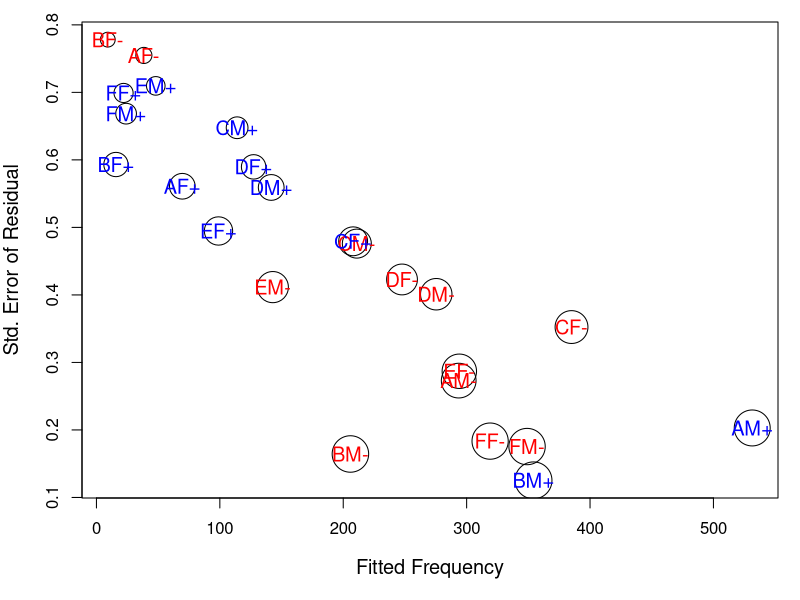
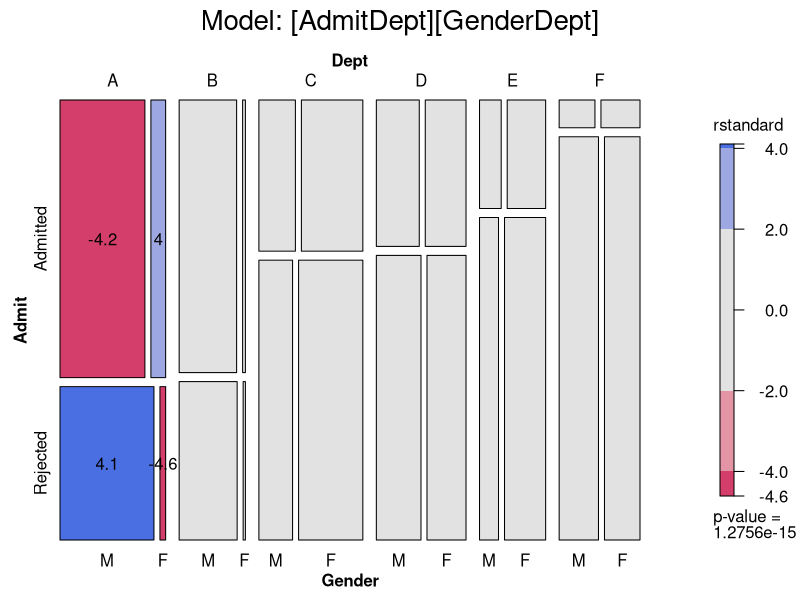
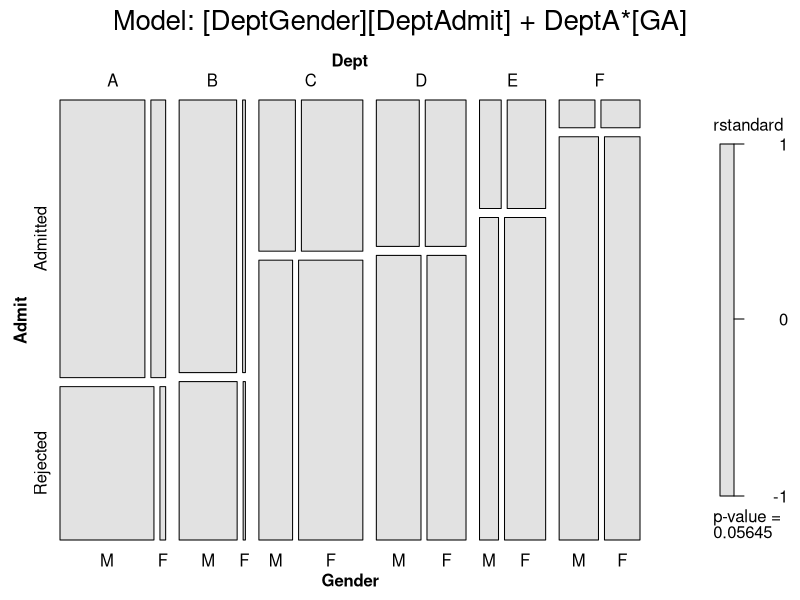
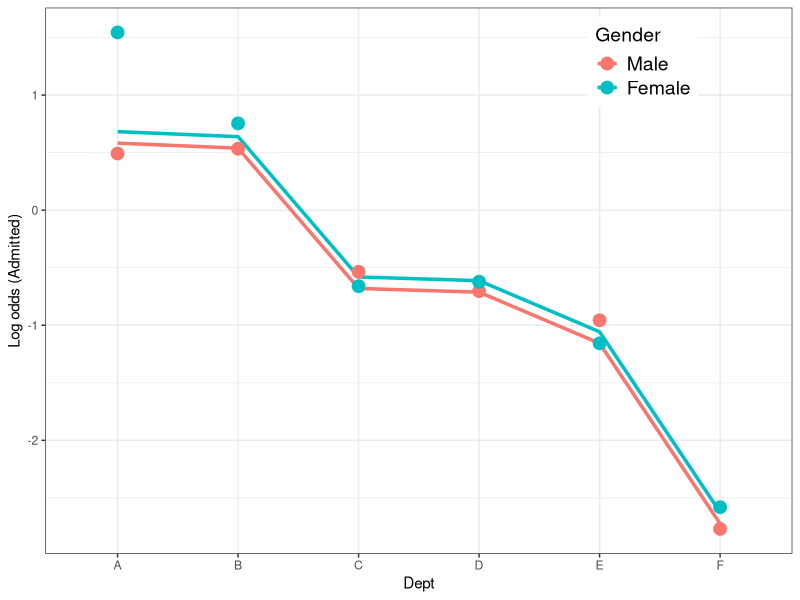
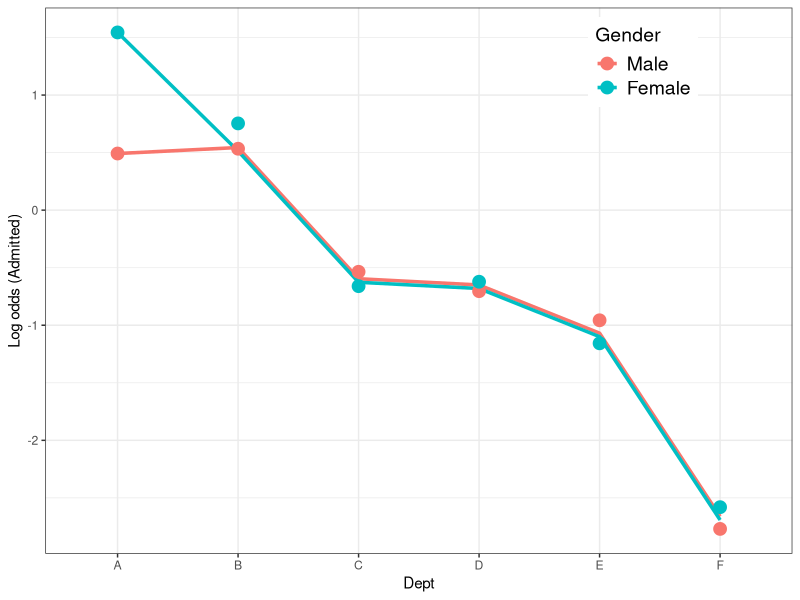
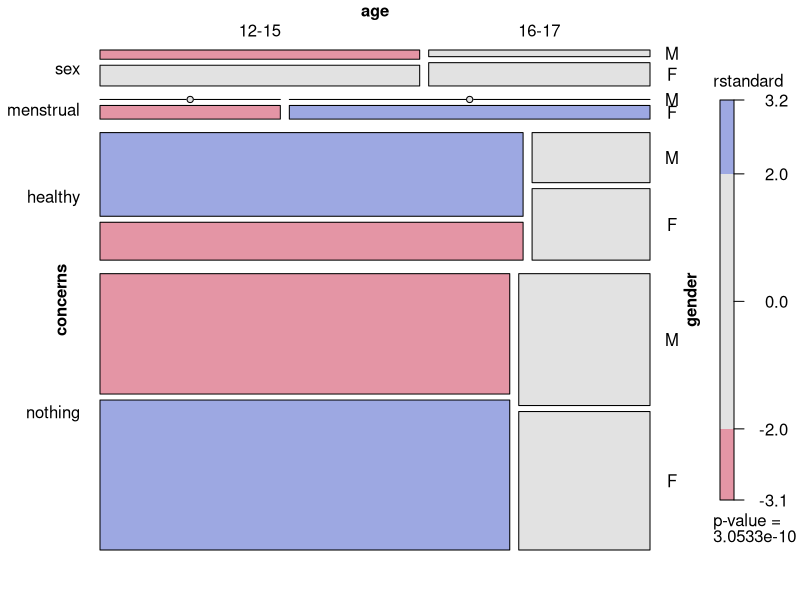

Recreate these plots in R, in order. (Note: this script raises an error after producing the figures.)
library(vcd)
library(vcdExtra)
library(car)
library(ggplot2)
library(MASS)

options("contrasts")
myTable <- UCBAdmissions
dimnames(myTable) <- list(A = c("Y", "N")
                          , B = c("M", "F")
                          , C = tolower(letters[1:6])
                          )

# these are all equivalent
loglin(myTable, margin = list(c(1, 2), c(1, 3), c(2, 3)))
loglm(~ (A + B + C)^2, data = myTable)
loglm(Freq ~ (A + B + C)^2, data = as.data.frame(myTable))
glm(Freq ~ (A + B + C)^2, data = as.data.frame(myTable)
    , family = poisson)

berkeley <- as.data.frame(UCBAdmissions)
berk.glm1 <- glm(Freq ~ Dept * (Gender + Admit), data = berkeley, 
                 family = "poisson")
fit <- fitted(berk.glm1)
hat <- hatvalues(berk.glm1)
stderr <- sqrt(1 - hat)

op <- par(mar = c(5,4,1,1)+.1)
plot(fit, stderr, cex = 5 * hat,
     ylab = "Std. Error of Residual", xlab = "Fitted Frequency",
     cex.lab = 1.2)
labs <- with(berkeley,
             paste(Dept, substr(Gender, 1, 1), ifelse(Admit == "Admitted", "+", "-"), sep = ""))
col <- ifelse(berkeley$Admit == "Admitted", "blue", "red")
text(fit, stderr, labs, col = col, cex = 1.2)
par(op)

# looking at the mutual independance model, though we know it can't be true
# and we're trying to investigate gender bias
data("UCBAdmissions")
berk.loglm0 <- loglm(~ Dept + Gender + Admit, data = UCBAdmissions,
                     param = TRUE, fitted = TRUE)
berk.loglm0
# using the fitted frequencies to view the table of expected values
structable(Dept ~ Admit + Gender, fitted(berk.loglm0))

# conditional independence in UCB admissions data
berk.loglm1 <- loglm(~ Dept * (Gender + Admit), data = UCBAdmissions)
berk.loglm1

# homogeneous association, [AD][AG][GD]
berk.loglm2 <-loglm(~ (Admit + Dept + Gender)^2, data = UCBAdmissions)
berk.loglm2

# model 2 is no improvement on model 1
anova(berk.loglm0, berk.loglm1, berk.loglm2, test = "Chisq")

# using glm - data frame in freq form
berk.glm1 <- glm(Freq ~ Dept * (Gender + Admit),
                 data = berkeley, family = "poisson")
berk.glm2 <- glm(Freq ~ (Dept + Gender + Admit)^2,
                 data = berkeley, family = "poisson")
# these models are equiv to loglm
anova(berk.glm1, berk.glm2, test = "Chisq")
# with glm object can get contribution of each term
anova(berk.glm1, test = "Chisq")

# diagnostic
mosaic(berk.glm1, shade = TRUE, 
       formula = ~ Dept + Admit + Gender, split = TRUE,
       residuals_type = "rstandard", # this works on the glm object specifically
       main = "Model: [AdmitDept][GenderDept]", 
       labeling = labeling_residuals, 
       abbreviate_labs = c(Gender = TRUE),
       keep_aspect_ratio = FALSE)

# addressing the association that is condition on dept A with a new dummy var
berkeley <- within(berkeley, 
                   dept1AG <- (Dept == "A") * 
                     (Gender == "Female") * 
                     (Admit == "Admitted"))
head(berkeley)
berk.glm3 <- glm(Freq ~ Dept * (Gender + Admit) + dept1AG, 
                 data = berkeley, family = "poisson")
LRstats(berk.glm3) # matches well the saturated model
anova(berk.glm1, berk.glm3, test = "Chisq") # huge improvement on deviance

coef(berk.glm3)[["dept1AG"]]
exp(coef(berk.glm3)[["dept1AG"]])

# well fitting model
mosaic(berk.glm3, shade = TRUE, 
       formula = ~ Dept + Admit + Gender, split = TRUE,
       residuals_type = "rstandard", 
       main = "Model: [DeptGender][DeptAdmit] + DeptA*[GA]",
       labeling = labeling_residuals, 
       abbreviate_labs = c(Gender = TRUE),
       keep_aspect_ratio = FALSE)

# Same ops with logistic
# log odds of admission - log(admit/reject)
(obs <- log(UCBAdmissions[1,,] / UCBAdmissions[2,,]))

berk.logit2 <- glm(Admit == "Admitted" ~ Dept + Gender,
                   data = berkeley, weights = Freq, family = "binomial")
summary(berk.logit2)

# special model for dept A
berkeley <- within(berkeley,
                   dept1AG <- (Dept == "A") * (Gender == "Female"))
berk.logit3 <- glm(Admit == "Admitted" ~ Dept + Gender + dept1AG,
                   data = berkeley, weights = Freq, family = "binomial")

Anova(berk.logit2)
Anova(berk.logit3)

# plotting logit model
pred2 <- cbind(berkeley[,1:3], fit = predict(berk.logit2))
pred2 <- cbind(subset(pred2, Admit == "Admitted"), obs = as.vector(obs))
head(pred2)

ggplot(pred2, aes(x = Dept, y = fit, group = Gender, color = Gender)) +
  geom_line(size = 1.2) +
  geom_point(aes(x = Dept, y = obs, group = Gender, color = Gender), size = 4) +
  ylab("Log odds (Admitted)") + theme_bw() +
  theme(legend.position = c(.8, .9)
        , legend.title = element_text(size = 14)
        , legend.text = element_text(size = 14)
        )

pred3 <- cbind(berkeley[,1:3], fit = predict(berk.logit3))
pred3 <- cbind(subset(pred3, Admit == "Admitted"), obs = as.vector(obs))
head(pred3)

ggplot(pred3, aes(x = Dept, y = fit, group = Gender, color = Gender)) +
  geom_line(size = 1.2) +
  geom_point(aes(x = Dept, y = obs, group = Gender, color = Gender), size = 4) +
  ylab("Log odds (Admitted)") + theme_bw() +
  theme(legend.position = c(.8, .9)
        , legend.title = element_text(size = 14)
        , legend.text = element_text(size = 14)
  )

# structural and sample zeros
Health <- expand.grid(concerns = c("sex", "menstrual",
                                   "healthy", "nothing"),
                      age      = c("12-15", "16-17"),
                      gender   = c("M", "F"))
Health$Freq <- c(4, 0, 42, 57, 2, 0, 7, 20,
                 9, 4, 19, 71, 7, 8, 10, 21)
# eliminating struct zeros from the model
health.glm0 <- glm(Freq ~ concerns + age + gender, data = Health,
                   subset = (Freq > 0), family = poisson)
health.glm1 <- glm(Freq ~ concerns + age * gender, data = Health,
                   subset = (Freq > 0), family = poisson)
# neither fits well
LRstats(health.glm0, health.glm1)

mosaic(health.glm1, ~ concerns + age + gender, 
       residuals_type = "rstandard", 
       rot_labels = 0, 
       just_labels = c(left = "right"),
       margin = c(left = 5))
# here we lose an important parameter
health.glm2 <- glm(Freq ~ concerns*gender + concerns*age, data = Health,
                   subset = (Freq > 0), family = poisson)
LRstats(health.glm2)
summary(health.glm2)


health.tab <- xtabs(Freq ~ concerns + age + gender, data = Health)
nonzeros <- ifelse(health.tab>0, 1, 0)
health.loglm0 <- loglm(~ concerns + age + gender,
                       data = health.tab, start = nonzeros)
health.loglm1 <- loglm(~ concerns + age * gender,
                       data = health.tab, start = nonzeros)
# df is wrong
health.loglm2 <- loglm(~ concerns*gender + concerns*age,
                       data = health.tab, start = nonzeros)
LRstats(health.loglm0, health.loglm1, health.loglm2)
